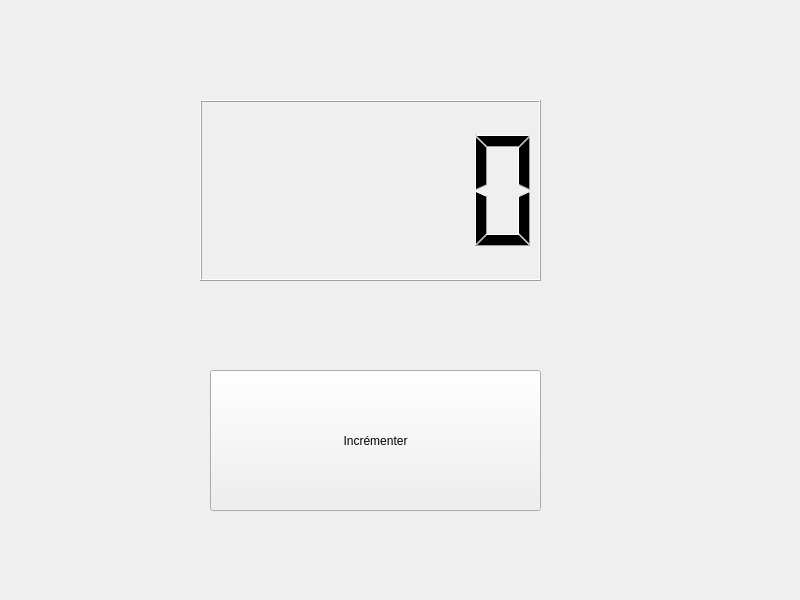
<?xml version="1.0" encoding="UTF-8"?>
<ui version="4.0">
 <class>TestWidget1</class>
 <widget class="QWidget" name="TestWidget1">
  <property name="geometry">
   <rect>
    <x>0</x>
    <y>0</y>
    <width>800</width>
    <height>600</height>
   </rect>
  </property>
  <property name="windowTitle">
   <string>TestWidget1</string>
  </property>
  <widget class="QPushButton" name="pushButton">
   <property name="geometry">
    <rect>
     <x>210</x>
     <y>370</y>
     <width>331</width>
     <height>141</height>
    </rect>
   </property>
   <property name="text">
    <string>Incrémenter</string>
   </property>
  </widget>
  <widget class="QLCDNumber" name="lcdNumber">
   <property name="geometry">
    <rect>
     <x>200</x>
     <y>100</y>
     <width>341</width>
     <height>181</height>
    </rect>
   </property>
  </widget>
 </widget>
 <resources/>
 <connections/>
</ui>
